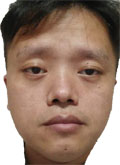
%> input picture CHT/CH03/1.jpg, 120 x 165 px
$ octave fig2.m   (GNU Octave 9; MATLAB toolbox functions it lacks are replaced by stand-ins)
%> lines starting %> are read from the running program, lines starting %| are printed output that depends on the picture
clc;clear all;close all;
x=rgb2gray(imread('1.jpg'));
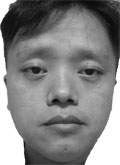
%> x: size 165x120 uint8; min 4, max 255, mean 131.9
figure,
m=3;n=2;
subplot(2,2,1);y = downsample(x,m);imshow(y);title('downsample(x,3)');
%> after `y = downsample(x,m)`:
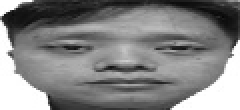
%> y: size 55x120 uint8 (shown 2 times larger); min 5, max 255, mean 131.3
subplot(2,2,2);y = downsample(x,m,n);
%> after `y = downsample(x,m,n)`:
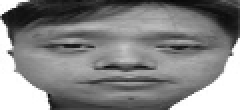
%> y: size 55x120 uint8 (shown 2 times larger); min 6, max 255, mean 132.4
imshow(y);title('downsample(x,3,2)');
m=4;n=2;
subplot(2,2,3);y = downsample(x,m);imshow(y);title('downsample(x,4)');
%> after `y = downsample(x,m)`:
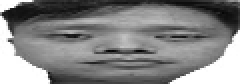
%> y: size 42x120 uint8 (shown 2 times larger); min 4, max 255, mean 131.8
subplot(2,2,4);y = downsample(x,m,n);imshow(y);
%> after `y = downsample(x,m,n)`:
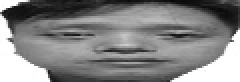
%> y: size 41x120 uint8 (shown 2 times larger); min 6, max 255, mean 132
title('downsample(x,4,2)');

$ run again, with CHT/CH03/2.jpg copied over CHT/CH03/1.jpg
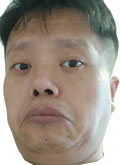
%> input picture CHT/CH03/2.jpg, 120 x 165 px
%> `x=rgb2gray(imread('1.jpg'));`:
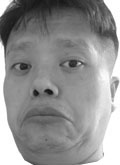
%> x: size 165x120 uint8; min 16, max 255, mean 144.9
%> `y = downsample(x,m,n)`:
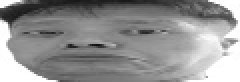
%> y: size 41x120 uint8 (shown 2 times larger); min 17, max 255, mean 144.9
